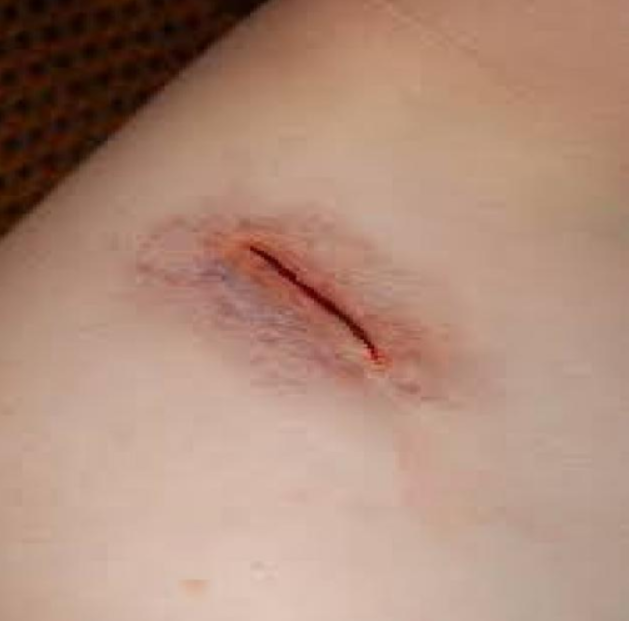
#> input picture raw_images/cuts/raw-cut-1.png, 629 x 621 px
$ python process.py
#> lines starting #> are read from the running program, lines starting #| are printed output that depends on the picture; after the words box and inside, x2 and y2 are one past the last pixel; in counts of white or black regions, pixels touching at a corner belong together
import cv2
import numpy as np

def process_image(image, threshold1=50, threshold2=150):
    """
    Process the image to detect edges
    """
    gray = cv2.cvtColor(image, cv2.COLOR_BGR2GRAY)
    edges = cv2.Canny(gray, threshold1, threshold2)
    return edges

img = cv2.imread('raw_images/cuts/raw-cut-1.png')
#> img is the input picture: shape (621, 629, 3); mean B, G, R 122.3, 139.9, 175.1
processed_img = process_image(img, 100, 200)
#> in process_image, `gray = cv2.cvtColor(image, cv2.COLOR_BGR2GRAY)`:
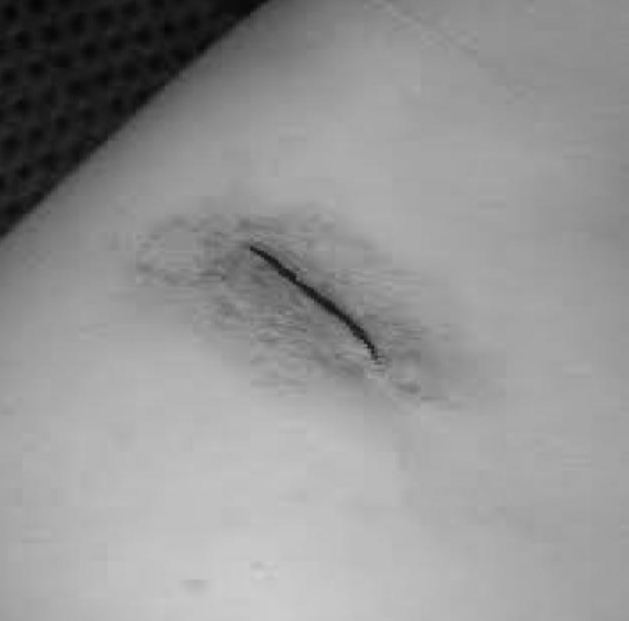
#> gray: shape (621, 629); min 4, max 209, mean 148.4
#> in process_image, `edges = cv2.Canny(gray, threshold1, threshold2)`:
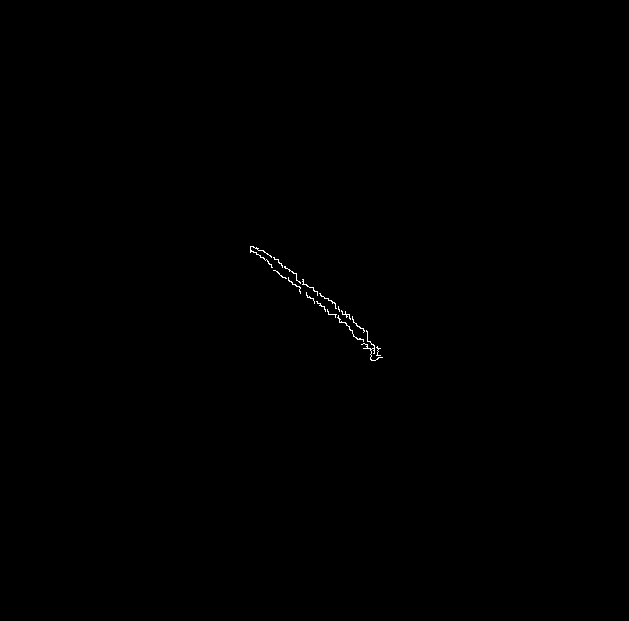
#> edges: shape (621, 629); 0.13% white in thin lines or dots, all inside (x1, y1, x2, y2) = (250, 246, 383, 361)
processed_img2 = process_image(img, 50, 150)
#> call 2 of process_image, with threshold1 = 50, threshold2 = 150
#> in process_image (call 2), `edges = cv2.Canny(gray, threshold1, threshold2)`:
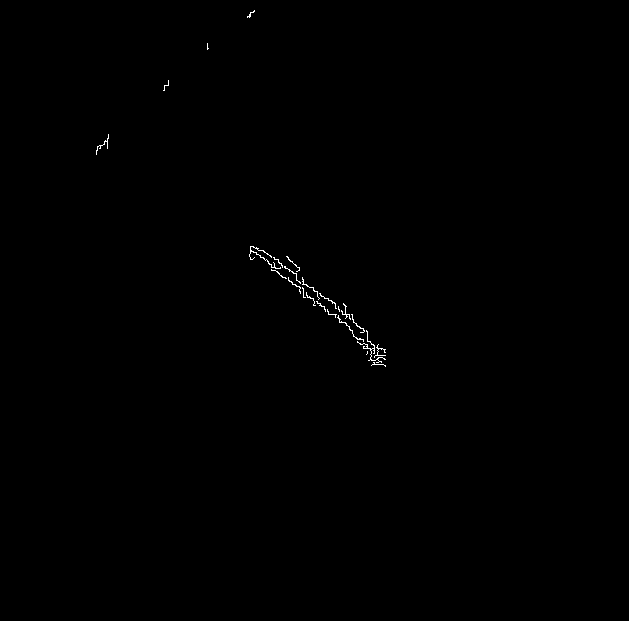
#> edges: shape (621, 629); 0.2% white in thin lines or dots, all inside (x1, y1, x2, y2) = (96, 10, 386, 367)

cv2.imshow('Edges', processed_img)
cv2.imshow('Edges2', processed_img2)
cv2.waitKey(0)
cv2.destroyAllWindows()
